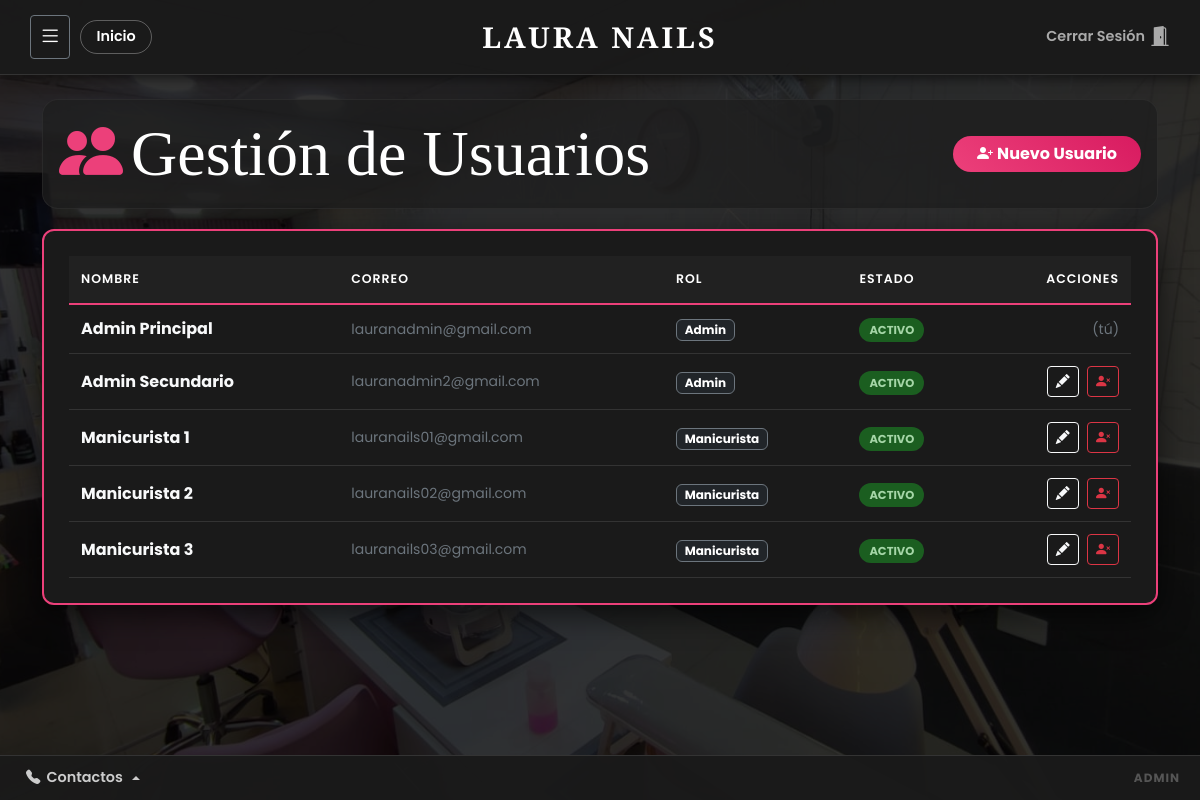
The app's page /admin/usuarios (signed in) with its own data.
### models.py (models this page shows, shortened)
class User(UserMixin, db.Model):
    __tablename__ = 'user'
    id              = db.Column(db.Integer,     primary_key=True)
    negocio_id      = db.Column(db.Integer,     db.ForeignKey('negocio.id'), nullable=True)
    nombre          = db.Column(db.String(100), nullable=False)
    email           = db.Column(db.String(100), unique=True, nullable=False)
    password        = db.Column(db.String(200), nullable=False)
    es_superadmin   = db.Column(db.Boolean,     default=False)
    activo          = db.Column(db.Boolean,     default=True)
    fecha_registro  = db.Column(db.DateTime,    default=datetime.utcnow)
    roles = db.relationship('Rol', secondary=user_rol, lazy='select',
                            backref=db.backref('users', lazy='select'))
    citas_asignadas = db.relationship('Cita', backref='empleado', lazy='select')

class Rol(db.Model):
    __tablename__ = 'rol'
    id          = db.Column(db.Integer,     primary_key=True)
    negocio_id  = db.Column(db.Integer,     db.ForeignKey('negocio.id'), nullable=False)
    nombre      = db.Column(db.String(100), nullable=False)
    descripcion = db.Column(db.String(300))
    activo      = db.Column(db.Boolean,     default=True)
    permisos = db.relationship('Permiso', secondary=rol_permiso, lazy='select',
                               backref=db.backref('roles', lazy='select'))

### rutas/_07_Usuarios.py (the view, shortened to what this page needs)
@usuarios_bp.route('/admin/usuarios', methods=['GET', 'POST'])
@login_required
@requiere_permiso('usuarios.gestionar')
def index():
    negocio_id = current_user.negocio_id
    ahora      = obtener_hora_ecuador()
    usuarios = User.query.filter_by(negocio_id=negocio_id).order_by(User.activo.desc(), User.nombre).all()
    roles    = Rol.query.filter_by(negocio_id=negocio_id, activo=True).all()
    return render_template('usuarios.html', usuarios=usuarios, roles=roles)

### app.py (called while the page is built)
@login_manager.user_loader
def load_user(user_id):
    return User.query.get(int(user_id))

@app.context_processor
def inject_helpers():
    return dict(tiene_permiso=tiene_permiso)

### rutas/_helpers.py (called while the page is built)
def tiene_permiso(codigo: str) -> bool:
    if not current_user.is_authenticated:
        return False
    if current_user.es_superadmin:
        return True
    for rol in current_user.roles:
        for permiso in rol.permisos:
            if permiso.codigo == codigo:
                return True
    return False

def requiere_permiso(codigo: str):
    def decorator(f):
        @wraps(f)
        def decorated(*args, **kwargs):
            if not tiene_permiso(codigo):
                abort(403)
            return f(*args, **kwargs)
        return decorated
    return decorator

def obtener_hora_ecuador():
    return datetime.utcnow() - timedelta(hours=5)

### templates/usuarios.html (shortened to what this page needs)
{% extends "base.html" %}
{% block content %}
<div style="position:fixed;top:0;left:0;width:100%;height:100%;z-index:-1;">
</div>
<div class="container py-4" style="position:relative;z-index:2;">
    <div class="d-flex flex-wrap justify-content-between align-items-center mb-2 p-3 rounded-4 gap-2"
         style="background:rgba(30,30,30,0.75);border:1px solid rgba(255,255,255,0.05);">
        <h2 class="font-title mb-0"><i class="bi bi-people-fill me-2" style="color:#ec407a;"></i>Gestión de Usuarios</h2>
        <button class="btn btn-rosa rounded-pill px-4" data-bs-toggle="modal" data-bs-target="#modalUsuario" onclick="prepNuevo()">
            <i class="bi bi-person-plus-fill me-1"></i>Nuevo Usuario
        </button>
    </div>
    <div class="contenedor overflow-auto" style="max-height:72vh;">
        <table class="table table-u table-hover mb-0">
            <thead>
                <tr><th>Nombre</th><th>Correo</th><th>Rol</th><th>Estado</th><th class="text-end">Acciones</th></tr>
            </thead>
            <tbody>
                {% for u in usuarios %}
                <tr>
                    <td class="fw-bold text-light">{{ u.nombre }}</td>
                    <td class="text-secondary small">{{ u.email }}</td>
                    <td>
                        {% for r in u.roles %}
                        <span class="badge bg-dark border border-secondary me-1">{{ r.nombre }}</span>
                        {% else %}<span class="text-secondary small">Sin rol</span>{% endfor %}
                    </td>
                    <td>
                        {% if u.activo %}
                        <span class="badge-activo">ACTIVO</span>
                        {% else %}
                        <span class="badge-inactivo">INACTIVO</span>
                        {% endif %}
                    </td>
                    <td class="text-end text-nowrap">
                        {% if u.id != current_user.id %}
                        <button class="btn btn-sm btn-outline-light me-1" title="Editar"
                                onclick="prepEditar({{ u.id }}, '{{ u.nombre|e }}', '{{ u.email|e }}', {{ u.roles[0].id if u.roles else 'null' }})"
                                data-bs-toggle="modal" data-bs-target="#modalUsuario">
                            <i class="bi bi-pencil-fill"></i>
                        </button>
                        <form action="{{ url_for('usuarios.index') }}" method="POST" class="d-inline">
                            {% if u.activo %}
                            <button type="submit" class="btn btn-sm btn-outline-danger" title="Desactivar"
                                    onclick="return confirm('¿Desactivar a {{ u.nombre|e }}?')">
                                <i class="bi bi-person-x-fill"></i>
                            </button>
                            {% else %}
                            <input type="hidden" name="accion" value="activar">
                            <input type="hidden" name="user_id" value="{{ u.id }}">
                            <button type="submit" class="btn btn-sm btn-outline-success" title="Activar">
                                <i class="bi bi-person-check-fill"></i>
                            </button>
                            {% endif %}
                        </form>
                        {% else %}
                        <span class="text-secondary small">(tú)</span>
                        {% endif %}
                    </td>
                </tr>
                {% else %}
                <tr><td colspan="5" class="text-center py-5 text-secondary">
                    <i class="bi bi-people display-4 opacity-25 d-block mb-3"></i>Sin usuarios registrados.
                </td></tr>
                {% endfor %}
            </tbody>
        </table>
    </div>
</div>
{% endblock %}

### templates/base.html (shortened to what this page needs)
<!DOCTYPE html>
<html lang="es">
<head>
    <link href="https://cdn.jsdelivr.net/npm/bootstrap@5.3.0/dist/css/bootstrap.min.css" rel="stylesheet">
    <link rel="stylesheet" href="https://cdn.jsdelivr.net/npm/bootstrap-icons@1.10.0/font/bootstrap-icons.css">
</head>
<body>
{% if current_user.is_authenticated %}
<div class="top-bar">
    <div class="top-bar-left">
        <button class="btn btn-outline-light btn-sm border-secondary" type="button"
                data-bs-toggle="offcanvas" data-bs-target="#sidebarMenu">
            <i class="bi bi-list" style="font-size:1.4rem;color:white;"></i>
        </button>
        <a href="{{ url_for('inicio.home') }}" class="btn-inicio d-none d-sm-inline-block">Inicio</a>
    </div>
    <div class="brand-title">Laura Nails</div>
    <div class="top-bar-right">
        <a href="{{ url_for('auth.logout') }}" class="btn-salir">
            <span class="d-none d-sm-inline">Cerrar Sesión</span>
            <i class="bi bi-door-open-fill fs-5"></i>
        </a>
    </div>
</div>
{% endif %}
<div class="main-content">{% block content %}{% endblock %}</div>
{% if current_user.is_authenticated %}
<div class="footer-bar">
    <div class="dropup">
        <button type="button" class="btn-contactos dropdown-toggle" data-bs-toggle="dropdown">
            <i class="bi bi-telephone-fill"></i> Contactos
        </button>
    </div>
    <span class="texto-rol">
        {% for r in current_user.roles %}{{ r.nombre }}{% if not loop.last %} · {% endif %}{% endfor %}
    </span>
</div>
{% endif %}
</body>
</html>

### templates/base.html (style rules this page uses)
:root { --rosa:#d63384;--borde:#333; }
body { background-color:#121212;min-height:100vh;display:flex;flex-direction:column;font-family:'Poppins',sans-serif;margin:0;padding:0;color:#e0e0e0; }
h1,h2,.font-title { font-size:clamp(1.8rem,6vw,4rem)!important;word-wrap:break-word; }
.top-bar { background:rgba(26,26,26,0.97);border-bottom:1px solid var(--borde);padding:10px 15px;display:flex;align-items:center;justify-content:space-between;color:white;z-index:1000;box-shadow:0 4px 10px rgba(0,0,0,0.5);flex-wrap:wrap;gap:10px; }
.brand-title { font-family:'Playfair Display',serif;font-size:clamp(1.2rem,4vw,1.8rem);text-transform:uppercase;letter-spacing:2px;font-weight:800;color:white;margin:0 auto;text-align:center;order:2; }
.top-bar-left { display:flex;align-items:center;gap:10px;order:1; }
.top-bar-right { order:3;display:flex;align-items:center; }
.btn-inicio { background:transparent;border:1px solid rgba(255,255,255,0.3);border-radius:30px;padding:5px 15px;font-weight:600;text-decoration:none;color:white;transition:0.3s;font-size:0.9rem;white-space:nowrap; }
.btn-salir { color:#aaa;font-weight:600;text-decoration:none;display:flex;align-items:center;gap:5px;transition:0.3s;font-size:0.9rem;white-space:nowrap; }
@media (min-width:768px) { .top-bar { padding:15px 30px;flex-wrap:nowrap; } }
@media (min-width:768px) { .brand-title { position:absolute;left:50%;transform:translateX(-50%);letter-spacing:3px; } }
.footer-bar { margin-top:auto;background:rgba(26,26,26,0.97);border-top:1px solid var(--borde);padding:10px 20px;display:flex;justify-content:space-between;align-items:center;color:#aaa;z-index:1000; }
.btn-contactos { background:none;border:none;font-weight:600;color:#ccc;display:flex;align-items:center;gap:6px;transition:0.3s;font-size:0.9rem; }
.texto-rol { font-weight:700;text-transform:uppercase;font-size:0.75rem;letter-spacing:1px;color:#555;text-align:right; }
.main-content { flex:1;position:relative;overflow:auto;display:flex;flex-direction:column; }

### templates/usuarios.html (style rules this page uses)
body { background:transparent;color:white; }
.font-title { font-family:'Playfair Display',serif; }
.contenedor { background:#1a1a1a;border-radius:12px;border:2px solid #ec407a;padding:25px;box-shadow:0 10px 30px rgba(0,0,0,0.6);margin-top:20px; }
.table-u { color:#ddd!important;background:transparent!important; }
.table-u th { border-bottom:2px solid #ec407a!important;color:white!important;background:#212121!important;font-weight:600;text-transform:uppercase;font-size:0.78rem;letter-spacing:1px;padding:14px 12px!important; }
.table-u td { border-bottom:1px solid #333!important;vertical-align:middle;padding:12px!important;background:transparent!important; }
.btn-rosa { background:linear-gradient(45deg,#ec407a,#d81b60);color:white;border:none;font-weight:bold; }
.badge-activo { background:#1b5e20;color:#a5d6a7;padding:4px 10px;border-radius:20px;font-size:0.72rem;font-weight:700; }

### records on screen
User: nombre "Admin Principal", email "lauranadmin@gmail.com", activo "ACTIVO", shows "(tú)"
Rol: nombre "Admin", nombre "ADMIN"
User: nombre "Admin Secundario", email "lauranadmin2@gmail.com", activo "ACTIVO"
User: nombre "Manicurista 1", email "lauranails01@gmail.com", activo "ACTIVO"
Rol: nombre "Manicurista"
User: nombre "Manicurista 2", email "lauranails02@gmail.com", activo "ACTIVO"
User: nombre "Manicurista 3", email "lauranails03@gmail.com", activo "ACTIVO"
